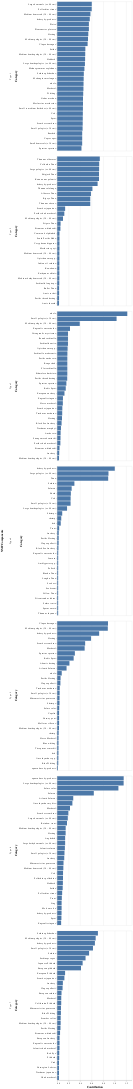

The notebook cell saved with this chart:
### Code cell
n_components = 7

# Perform dimensionality reduction using NMF
W, H = dimension_reduction(X, n_components=n_components)

# Obtain list of countries in W
countries = W.index.tolist()

# Create with top categories contributing to each type
top_category_7 = plot_top_categories(H, 30, False)

top_category_7

### Figure 1 — Vega-Lite specification as saved in the notebook (floating-point values rounded to 4 significant figures; data arrays with more than 128 entries replaced by an {"elided": "..."} marker saying what was removed)
{"config": {"view": {"continuousWidth": 300, "continuousHeight": 300}}, "data": {"name": "data-7241c420a14167127c8d3fc2c9504b99"}, "facet": {"row": {"field": "Component", "title": "NMF Components", "type": "nominal"}}, "spec": {"mark": {"type": "bar"}, "encoding": {"tooltip": [{"field": "Component", "type": "nominal"}, {"field": "Category", "type": "nominal"}, {"field": "Weight", "type": "quantitative"}], "x": {"field": "Weight", "title": "Contribution", "type": "quantitative"}, "y": {"field": "Category", "sort": "-x", "type": "nominal"}}}, "resolve": {"scale": {"y": "independent"}}, "$schema": "https://vega.github.io/schema/vega-lite/v6.1.0.json", "datasets": {"data-7241c420a14167127c8d3fc2c9504b99": {"elided": "210 records"}}}
